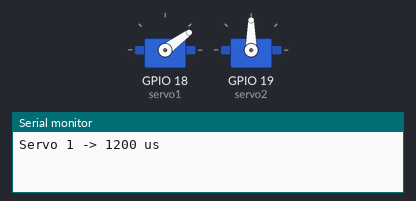
This sketch was run on a simulated ESP32. On the bench: 2 × servo, the last lines printed to the serial monitor.

Above: at 1.05 s.
At 5.0 s:
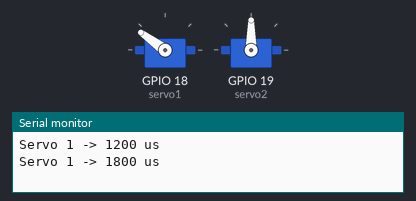
At 7.0 s:
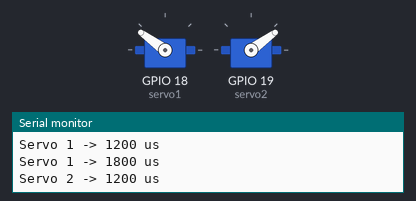
At 9.0 s:
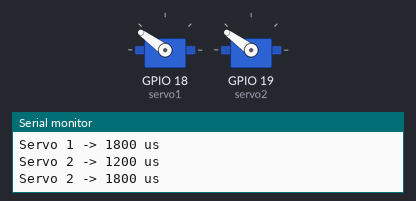
Timing chart, 0 to 11.4 s (numbered marks = the images above):
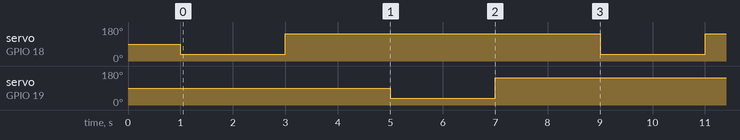

The sketch:

Servo-Test.ino
```cpp
#include <ESP32Servo.h>

// Disconnect lid linkages before testing; power servos separately with a shared GND.
Servo servo1, servo2;

void testServo(Servo &servo, int number) {
  const int pulses[] = {1200, 1800};
  for (int pulse : pulses) {
    Serial.print("Servo "); Serial.print(number);
    Serial.print(" -> "); Serial.print(pulse); Serial.println(" us");
    servo.writeMicroseconds(pulse);
    delay(2000);
  }
}

void setup() {
  Serial.begin(115200);
  delay(1000);
  servo1.setPeriodHertz(50);
  servo2.setPeriodHertz(50);
  servo1.attach(18, 1000, 2000);
  servo2.attach(19, 1000, 2000);
}

void loop() {
  testServo(servo1, 1);
  testServo(servo2, 2);
}
```

Measured:
- by itself, servo on GPIO 18 (servo1), servo on GPIO 19 (servo2): alternates 144° for 6.0 s and 36° for 2.0 s
